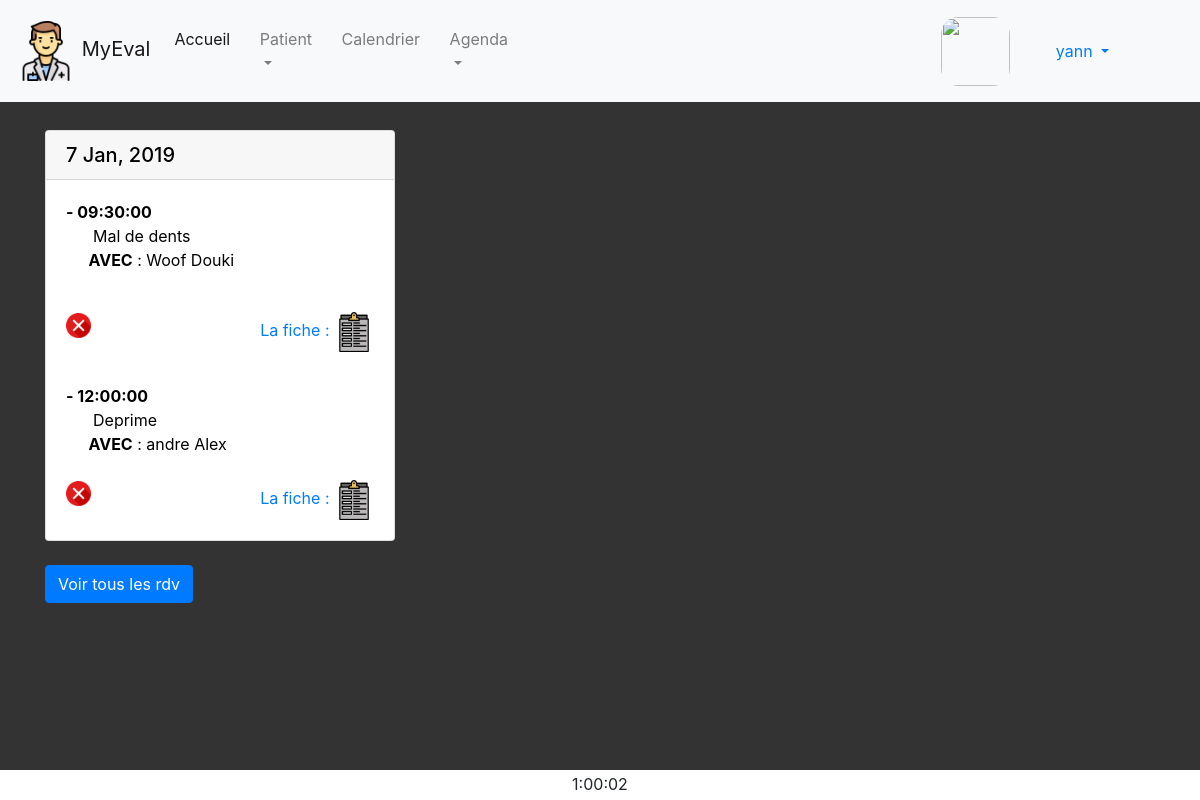
Screenshot of /index.php?page=rdv&action=voir&date=2019-01-07 (signed in) with the database file from the repository.
### tables this page shows
CREATE TABLE IF NOT EXISTS `rdv` (
  `id` INT(11) NOT NULL AUTO_INCREMENT,
  `time` TIME NOT NULL,
  `date` DATE NOT NULL,
  `description` VARCHAR(255) NULL,
  `patient_id` INT(11) NOT NULL,
  `fiche_consult_id` INT(11) NOT NULL,
  PRIMARY KEY (`id`),
  INDEX `fk_rdv_patient1_idx` (`patient_id` ASC),
  INDEX `fk_rdv_fiche_consult1_idx` (`fiche_consult_id` ASC),
  CONSTRAINT `fk_rdv_patient1`
    FOREIGN KEY (`patient_id`)
    REFERENCES `patient` (`id`)
    ON DELETE NO ACTION
    ON UPDATE NO ACTION,
  CONSTRAINT `fk_rdv_fiche_consult1`
    FOREIGN KEY (`fiche_consult_id`)
    REFERENCES `fiche_consult` (`id`)
    ON DELETE NO ACTION
    ON UPDATE NO ACTION);

CREATE TABLE IF NOT EXISTS `patient` (
  `id` INT(11) NOT NULL AUTO_INCREMENT,
  `name` VARCHAR(45) NOT NULL,
  `prenom` VARCHAR(45) NOT NULL,
  `adresse` VARCHAR(85) NULL,
  `code_postal` INT(11) NULL,
  `mail` VARCHAR(75) NULL,
  `datebirth` DATE NULL,
  `tel` VARCHAR(11) NULL,
  `statut` ENUM('humain', 'animal') NULL,
  `responsable_id` INT(11) NOT NULL,
  PRIMARY KEY (`id`),
  INDEX `fk_patient_responsable1_idx` (`responsable_id` ASC),
  CONSTRAINT `fk_patient_responsable1`
    FOREIGN KEY (`responsable_id`)
    REFERENCES `responsable` (`id`)
    ON DELETE NO ACTION
    ON UPDATE NO ACTION);

### M/modele_select.php (called while the page is built, shortened)
<?php
    function checkrdv2_SELECT($a,$b)
    {
        $bdd = bdd();
        $query = " SELECT * FROM `rdv`
        JOIN user_has_rdv ON user_has_rdv.rdv_id = rdv.id AND user_has_rdv.user_id = :id AND rdv.date = :dt
        JOIN patient ON patient.id = rdv.patient_id
        ORDER BY rdv.date, rdv.time;";
        $query_params = array(
            ':id' => $a,
            ':dt' => $b
            );
        try {
            $stmt = $bdd->prepare($query);
            $stmt->execute($query_params);
        } catch(Exception $e) {
            die('Erreur : ' . $e->getMessage());
        }
        $qu = $stmt->fetchAll(PDO::FETCH_ASSOC);
        return $qu;
    }
?>

### C/rdv_c.php (called while the page is built, shortened)
<?php
if ($_GET["action"] === "new") {
    $currentdt = date('Y-m-d');
    $listpatient = patient_SELECT();
    if (isset($_POST['descript'])) {
        $_SESSION['description'] = htmlspecialchars($_POST['descript']);
        $_SESSION['patient'] = htmlspecialchars($_POST['patient']);
    }
    if (isset($_POST['cancelh'])) {
        unset($_SESSION['hrdv']);
        unset($_SESSION['description']);
    }
    if (isset($_POST['backdt'])) {
        unset($_SESSION['dtrdv']);
        unset($_SESSION['hrdv']);
        unset($_SESSION['description']);
    }
    if (isset($_SESSION['dtrdv']) && isset($_SESSION['hrdv']) && isset($_SESSION['description']) && isset($_SESSION['patient'])) {
        newrdv_INSERT($_SESSION['dtrdv'], $_SESSION['hrdv'], $_SESSION['description'], $_SESSION['id'], $_SESSION['patient']);
        foreach ($_SESSION as $key => $value) {
            if ($key === 'id' || $key === 'username' || $key === 'picture' || $key === 'email' || $key === 'ip') {
            } else {
                unset($_SESSION[$key]);
            }
        }
        header('Location: index.php?page=rdv&action=voir');
        exit();
    }
    if (isset($_POST['dt'])) {
        unset($_SESSION['hrdv']);
        unset($_SESSION['description']);
        if ($_POST['dt'] < $currentdt) {
        $errordt = 0;
        } else {
            $_SESSION['dtrdv'] = $_POST['dt'];
        }
    }
    if (isset($_SESSION['dtrdv'])) {
        $rdvday = checkrdv2_SELECT($_SESSION["id"], $_SESSION['dtrdv']);
    }
    if (isset($_POST['hour']) && isset($_POST['min'])) {
        $h = intval($_POST['hour']);
        if($h < 10){
            $h = "0".$h;
        }
        $min = intval($_POST['min']);
        if($min < 10){
            $min = "0".$min;
        }
        $start_time = $h.':'.$min.':00';
        $_SESSION['hrdv'] = $start_time;
    }
    if (isset($_SESSION['hrdv'])) {
        $rdv = checkrdv_SELECT($_SESSION["id"], $_SESSION['hrdv'], $_SESSION['dtrdv']);
        if (!isset($_POST['continueh'])) {
            if (isset($rdv['0'])) {
                $alreadyrdv = 0;
            }
        }
    }
} elseif ($_GET["action"] === "voir") {
    $currentdt = date('Y-m-d');
    $currenttime = date("H:i:s");
    if (isset($_GET['date'])) {
        $arrayrdv = checkrdv2_SELECT($_SESSION['id'], $_GET['date']);
    } else {
        unset($_SESSION['dtrdv']);
        unset($_SESSION['hrdv']);
        unset($_SESSION['description']);
        $arrayrdv = voirrdv_SELECT($_SESSION['id']);
    }
} elseif ($_GET["action"] === "old") {
    $arrayrdv = voiroldrdv_SELECT($_SESSION['id']);
} else if ($_GET["action"] === "modify") {
    if (isset($_POST['cancelmodif'])) {
        foreach ($_SESSION as $key => $value) {
            if ($key === 'id' || $key === 'username' || $key === 'picture' || $key === 'email' || $key === 'ip') {
            } else {
                unset($_SESSION[$key]);
            }
        }
    }
    if (isset($_POST['modifrdv'])) {
        $_SESSION['modifh'] = $_POST['newhour'];
        $_SESSION['modifrdv'] = $_POST['idrdv'];
        $_SESSION['modifdat'] = $_POST['date'];
        $_SESSION['modifd'] = $_POST['description'];
    }
    if (isset($_SESSION['modifh'])) {
        echo $_SESSION['modifh'];
        $check = checkmodifrdv_SELECT($_SESSION['modifrdv'], $_SESSION['modifdat'], $_SESSION['modifh']);
        var_dump($check);
        if (isset($check['0'])) {
            $alreadyrdv = 0;
        } else {
            rdv_UPDATE($_SESSION['modifrdv'],$_SESSION['modifh'], $_SESSION['modifd']);
            foreach ($_SESSION as $key => $value) {
                if ($key === 'id' || $key === 'username' || $key === 'picture' || $key === 'email' || $key === 'ip') {
                } else {
                    unset($_SESSION[$key]);
                }
            }
            $_SESSION['successmodif'] = 1;
            header('Location: index.php?page=home');
            exit();
        }
        if (isset($_POST['continuemodif'])) {
            rdv_UPDATE($_SESSION['modifrdv'],$_SESSION['modifh'], $_SESSION['modifd']);
            foreach ($_SESSION as $key => $value) {
                if ($key === 'id' || $key === 'username' || $key === 'picture' || $key === 'email' || $key === 'ip') {
                } else {
                    unset($_SESSION[$key]);
                }
            }
            $_SESSION['successmodif'] = 1;
            header('Location: index.php?page=home');
            exit();
        }
    }
    if (isset($_POST['date'])) {
        $arrayrdv = checkrdv2_SELECT($_SESSION['id'], $_POST['date']);
    }
    if (!isset($_POST['date'])) {
        $arrayrdv = voirrdv_SELECT($_SESSION['id']);
    }
}
else if ($_GET['action'] === "supp") {
    rdv_DELETE($_GET['num']);
    header('Location: index.php?page=rdv&action=voir');
    exit();
}
include('./V/rdv_v.php');
require_once('./V/template.php');
?>

### V/rdv_v.php (the view, shortened to what this page needs)
<?php
if ($_GET["action"] === "new") {
    if (isset($_SESSION['hrdv']) && isset($_SESSION['dtrdv']) && isset($alreadyrdv) && !isset($_SESSION['description'])) {
        ?>
        <form method="POST" action="index.php?page=rdv&action=new">
        <div class="form-group">
                Il y a déjà un rdv de prévu à l'heure choisie continuer ?<br>
                <div class="form-group">
                    <input type='submit' class="btn btn-default" name="continueh" value="Continuer">
                    <input type='submit' class="btn btn-default" name="cancelh" value="Annuler">
                </div>
            </div>
        </form>
        <?php
    }
    else if (isset($_SESSION['hrdv']) && isset($_SESSION['dtrdv'])) {
        ?>
        <form method="POST" action="index.php?page=rdv&action=new">
            <div class="form-group">
            <label class="label" for="name">Le patient</label>
            <select name='patient' class="form-control"  required style="">
            <?php
            foreach ($listpatient as $key => $value) {
               echo "<option value=".$value['id'].">".$value['nom']." ".$value['prenom']."</option>";
            }
            ?>
            <select>
            </div>
            <div class="form-group">
            <label>La description du rdv</label><br>
                <div class="form-group">
                    <textarea name="descript" rows="3" cols="80"></textarea><br><br>
                    <input type='submit' class="btn btn-default" value="Continuer">
                    <input type='submit' class="btn btn-default" name="cancelh" value="Annuler">
                </div>
            </div>
        </form>
        <?php
    }
    else if (!isset($_SESSION['dtrdv'])) {
        if (isset($errordt)) {
            echo 'La date doit être supérieur à la date actuelle<br>';
        }
        ?>
        <form method="POST" action="index.php?page=rdv&action=new">
            <div class="form-group">
                <label>Choisissez une date</label>
                <div class="form-group">
                    <input type="date" class="form-control" onclick="datepicker_app()" placeholder="JJ/MM/AAAA" min=<?php echo $currentdt; ?> name="dt" required>
                    <input type='submit' class="btn btn-default" value="Confirmer">
                </div>
            </div>
        </form>
        <?php
    }
    else if (isset($_SESSION['dtrdv'])) {
        if(isset($rdvday['0'])){
            echo "Vos rdv :<br>";
            foreach ($rdvday as $key => $value) {
                echo " - HEURE : ".$value['time']."<br>";
                echo "<b>AVEC</b> : ".$value['name']." ".$value['prenom']."<br>";
                if ($value['description'] !== NULL) {
                    echo "<b>DESCRIPTION </b> :";
                    echo "<br>".$value['description'];
                }
                echo "<br>";
            }
        } else {
            echo "Vous n'avez pas encore de rdv prévu ce jour là.";
        }
        ?>
        <br>
        <form method="POST" action="index.php?page=rdv&action=new">
            <span class="input-group-addon">Heure du rdv :</span>
                <input type="number" style="width:60px;max-width:60px" class="form-control" min="00" max="23" value=<?php
                if (isset($_POST['hour'])) {
                    echo $_POST['hour'];
                }
                else {
                    echo '0';
                }?> step="1" name="hour" required/>
                <span class="input-group-addon" style="border-left: 0; border-right: 0;">h</span>
                <input type="number" style="width:60px;max-width:60px" class="form-control" value=<?php
                if (isset($_POST['min'])) {
                    echo $_POST['min'];
                }
                else {
                    echo '0';
                }?>
                min="0" max="30" step="30" name="min" required/>
                <span class="input-group-addon" style="border-left: 0; border-right: 0;">min
                <br><br><br>
                <input type='submit' class="btn btn-default" value="Confirmer">
                <input type='submit' class="btn btn-default" name="backdt" value="Retour choix date">
            </span><br>
        </form>
        <?php
    }
}
elseif ($_GET["action"] === "voir" || $_GET["action"] === "old") {
        if (isset($arrayrdv['0'])) {
            $x = 0;
            foreach ($arrayrdv as $key => $value) {
                if ($x > 0 && $arrayrdv[$key-1]['date'] === $value['date']) {
                        ?>
                        <br><br><br><b>- <?php echo $value['time']; ?></b><br> &nbsp &nbsp &nbsp
                            <?php
                            if ($value['description'] !== NULL) {
                                echo $value['description']."<br> &nbsp &nbsp &nbsp";
                            }
                            echo "<b>AVEC</b> : ".$value['name']." ".$value['prenom'];
                            ?>
                            <br><br>
                            <div >
                            <?php
                            if ($_GET["action"] === "voir") {
                                if ($value['time'] < $currenttime && $value['date'] === $currentdt) {
                                } else {
                                    echo "<a style='float: left' href='index.php?page=rdv&action=supp&num=".$value['fiche_consult_id']."'><img src='./V/img/x-button.png' style='width:25px;height:25px'/></a>";
                            }
                            }?>
                            <a style="float: right" href='index.php?page=fiche&num=<?php echo $value['fiche_consult_id'];?>'> La fiche : <img src='./V/img/clipboard.png' style='width:40px;height:40px'/></a>
                            </div>
                        <?php
                } else {
                    if ($x % 3 === 0) {
                        ?>
                        <div class="row">
                        <?php
                    }
                    ?>
                    <div class="col-sm-4">
                        <div class="card">
                            <h5 class="card-header" style="color: black"><?php echo date("j M, Y", strtotime($value['date'])); ?></h5>
                                <div class="card-body" style="color: black">
                                    <p class="card-text" style='color: black'>
                                        <b>- <?php echo $value['time']; ?></b><br> &nbsp &nbsp &nbsp
                                        <?php
                                        if ($value['description'] !== NULL) {
                                            echo $value['description']."<br> &nbsp &nbsp &nbsp";
                                        }
                                        echo "<b>AVEC</b> : ".$value['name']." ".$value['prenom'];
                                        ?>
                                        <br><br>
                            <div >
                            <?php
                            if ($_GET["action"] === "voir") {
                                if ($value['time'] < $currenttime && $value['date'] === $currentdt) {
                                } else {
                                    echo "<a style='float: left' href='index.php?page=rdv&action=supp&num=".$value['fiche_consult_id']."'><img src='./V/img/x-button.png' style='width:25px;height:25px'/></a>";
                                }
                            }
                            ?>
                            <a style="float: right" href='index.php?page=fiche&num=<?php echo $value['fiche_consult_id'];?>'> La fiche : <img src='./V/img/clipboard.png' style='width:40px;height:40px'/></a>
                            </div>
                    <?php
                    $x++;
                }
            }
            echo "              </p>
                            </div>
                        </div>
                    </div>";
            echo"</div>";
        }
        if (isset($_GET['date'])) {
            ?>
            <br>
            <a href="index.php?page=rdv&action=voir" class="btn btn-primary">Voir tous les rdv</a>
            <?php
        }
        ?>
        <?php
}
?>

### V/css/footer.css (style rules this page uses)
body { margin-bottom: 60px; }

### rows the page displays
rdv: date "7 Jan, 2019", time "09:30:00", description "Mal de dents", patient.name "Woof", patient.prenom "Douki"
rdv: time "12:00:00", description "Deprime", patient.name "andre", patient.prenom "Alex"

### other values shown
$_SESSION['username'] "yann"
